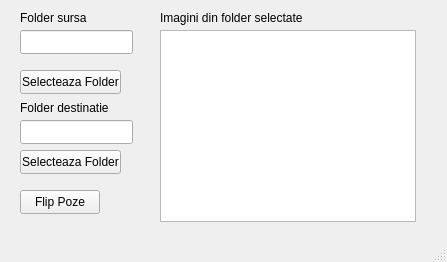
<?xml version="1.0" encoding="UTF-8"?>
<ui version="4.0">
 <class>MainWindow</class>
 <widget class="QMainWindow" name="MainWindow">
  <property name="geometry">
   <rect>
    <x>0</x>
    <y>0</y>
    <width>447</width>
    <height>262</height>
   </rect>
  </property>
  <property name="windowTitle">
   <string>MainWindow</string>
  </property>
  <widget class="QWidget" name="centralwidget">
   <widget class="QLabel" name="label">
    <property name="geometry">
     <rect>
      <x>160</x>
      <y>10</y>
      <width>151</width>
      <height>16</height>
     </rect>
    </property>
    <property name="text">
     <string>Imagini din folder selectate</string>
    </property>
   </widget>
   <widget class="QLineEdit" name="sourceFolderLineEdit">
    <property name="geometry">
     <rect>
      <x>20</x>
      <y>30</y>
      <width>113</width>
      <height>24</height>
     </rect>
    </property>
   </widget>
   <widget class="QPushButton" name="pushButton">
    <property name="geometry">
     <rect>
      <x>20</x>
      <y>70</y>
      <width>101</width>
      <height>24</height>
     </rect>
    </property>
    <property name="text">
     <string>Selecteaza Folder</string>
    </property>
   </widget>
   <widget class="QPushButton" name="pushButton_3">
    <property name="geometry">
     <rect>
      <x>20</x>
      <y>190</y>
      <width>80</width>
      <height>24</height>
     </rect>
    </property>
    <property name="text">
     <string>Flip Poze</string>
    </property>
   </widget>
   <widget class="QListWidget" name="listWidget">
    <property name="geometry">
     <rect>
      <x>160</x>
      <y>30</y>
      <width>256</width>
      <height>192</height>
     </rect>
    </property>
   </widget>
   <widget class="QLabel" name="label_2">
    <property name="geometry">
     <rect>
      <x>20</x>
      <y>10</y>
      <width>121</width>
      <height>16</height>
     </rect>
    </property>
    <property name="text">
     <string>Folder sursa</string>
    </property>
   </widget>
   <widget class="QLineEdit" name="destinationFolderLineEdit">
    <property name="geometry">
     <rect>
      <x>20</x>
      <y>120</y>
      <width>113</width>
      <height>24</height>
     </rect>
    </property>
   </widget>
   <widget class="QLabel" name="label_3">
    <property name="geometry">
     <rect>
      <x>20</x>
      <y>100</y>
      <width>121</width>
      <height>16</height>
     </rect>
    </property>
    <property name="text">
     <string>Folder destinatie</string>
    </property>
   </widget>
   <widget class="QPushButton" name="pushButton_2">
    <property name="geometry">
     <rect>
      <x>20</x>
      <y>150</y>
      <width>101</width>
      <height>24</height>
     </rect>
    </property>
    <property name="text">
     <string>Selecteaza Folder</string>
    </property>
   </widget>
  </widget>
  <widget class="QStatusBar" name="statusbar"/>
  <widget class="QMenuBar" name="menubar">
   <property name="geometry">
    <rect>
     <x>0</x>
     <y>0</y>
     <width>447</width>
     <height>22</height>
    </rect>
   </property>
  </widget>
 </widget>
 <resources/>
 <connections/>
</ui>
